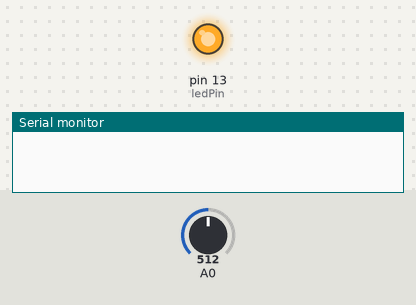
The sketch below on a simulated Arduino Uno, built with avr-gcc and run on an emulated ATmega328P. On the bench: output pins drawn as LEDs (lit = HIGH), the last lines printed to the serial monitor. The inputs (shaded band) are chosen by the test bench; at power-on: A0 = 512.

Above: at 0.1 s.
At 5.1 s:
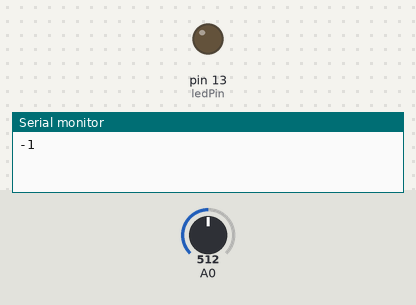
Timing chart, 0 to 6.6 s (numbered marks = the images above):
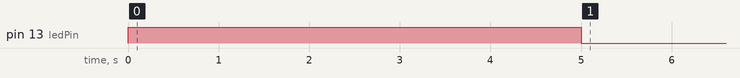

The sketch:

Lightsensor_withserial_output.ino
```cpp
/*

 Parts required:
 photoresistor
 10 kilohm resistor
 piezo

Based on starter kit project 6 code by Scott Fitzgerald
  http://arduino.cc/starterKit

 This example code is part of the public domain
*/

// variable to hold sensor value
int sensorValue;
// variable to calibrate low value
int sensorLow = 1023;
// variable to calibrate high value
int sensorHigh = 0;
// LED pin
const int ledPin = 13;
int adjustedLightLevel = 0;         // variable for lightreading


void setup() {
  // Make the LED pin an output and turn it on
  pinMode(ledPin, OUTPUT);
  digitalWrite(ledPin, HIGH);

  // calibrate for the first five seconds after program runs
  while (millis() < 5000) {
    // record the maximum sensor value
    sensorValue = analogRead(A0);
    if (sensorValue > sensorHigh) {
      sensorHigh = sensorValue;
    }
    // record the minimum sensor value
    if (sensorValue < sensorLow) {
      sensorLow = sensorValue;
    }
  }
  // turn the LED off, signaling the end of the calibration period
  digitalWrite(ledPin, LOW);

  // start serial port at 9600 bps:
  Serial.begin(9600);
  while (!Serial) {
    ; // wait for serial port to connect. Needed for native USB port only
  }

}

void loop() {
  //read the input from A0 and store it in a variable
  sensorValue = analogRead(A0);
  //write the variable to the serial connection
adjustedLightLevel = map(sensorValue, sensorLow, sensorHigh, 0, 100);
    Serial.print(adjustedLightLevel);
    Serial.write("\n");

  // wait for a moment
  delay(1000);
}
```
